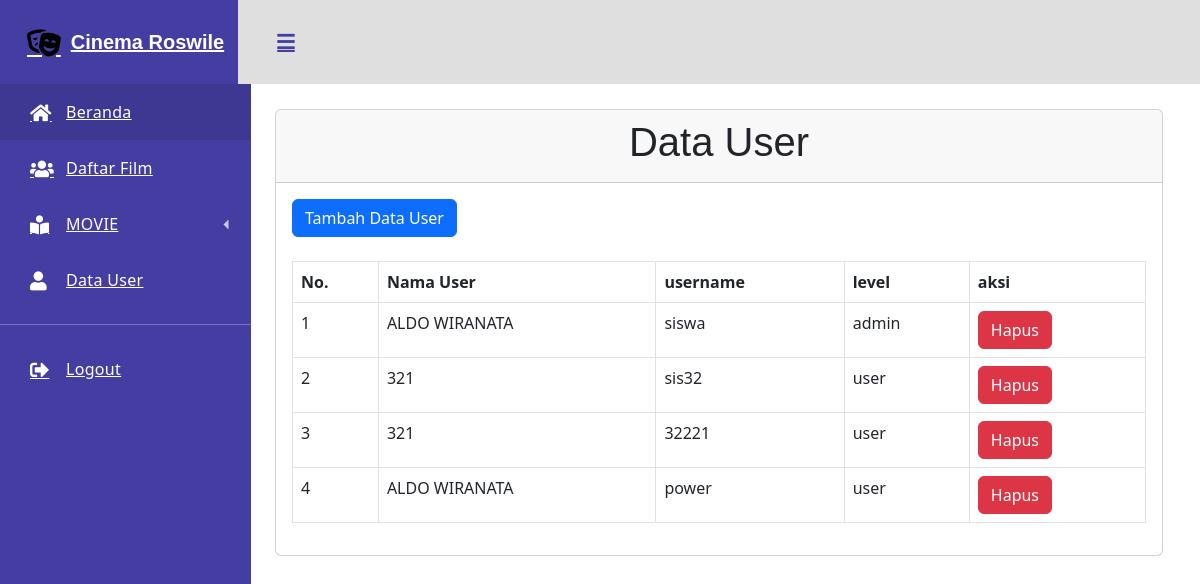
Screenshot of /media.php?module=user (signed in) with the database file from the repository.
### tables this page shows
CREATE TABLE `muda_user` (
  `id` int(11) NOT NULL,
  `image` varchar(255) NOT NULL,
  `nama_user` varchar(50) DEFAULT NULL,
  `username` varchar(50) DEFAULT NULL,
  `password` varchar(255) DEFAULT NULL,
  `level` enum('admin','user') DEFAULT NULL,
  `is_active` int(2) DEFAULT NULL
);

### module/user/user-view.php (the view, shortened to what this page needs)
<div class='card'>
                    <div class='card-header'>
                        <h1>Data User</h1>
                    </div>
                    <div class='card-body'>
                        <button type="button" class="btn btn-primary mb-4" data-bs-toggle="modal" data-bs-target="#userModal">
      Tambah Data User
    </button>
    <table class="table table-bordered">
      <thead>
        <th>No.</th>
        <th>Nama User</th>
        <th>username</th>
        <th>level</th>
        <th>aksi</th>
      </thead>
      <tbody>
      <?php
                $no = 1;
                $query = "SELECT * FROM muda_user";
                $conn = mysqli_query($connection, $query);
                while ($data = mysqli_fetch_array($conn)) {
                ?>
                <tr>
                  <td><?=$no;?></td>
                  <td><?=$data['nama_user'];?></td>
                  <td><?=$data['username'];?></td>
                  <td><?=$data['level'];?></td>
                <td>
                  <a href=""class="btn btn-danger">Hapus</a>
                </td>
               </tr>
               <?php
               $no++;
               }
               ?>
      </tbody>
    </table>
        </div>
    </div>

### media.php (shortened to what this page needs)
<!DOCTYPE html>
<html lang="en" >
<head>
  <link rel='stylesheet' href='https://cdnjs.cloudflare.com/ajax/libs/font-awesome/5.15.0/css/all.min.css'>
  <link rel="stylesheet" href="asset/style.css">
  <link rel="stylesheet" href="asset/css/bootstrap.min.css">
</head>
<body>
<?php include "template/navbar.php"; ?>
    <div class='dashboard-app'>
        <header class='dashboard-toolbar'><a href="#!" class="menu-toggle"><i class="fas fa-bars"></i></a></header>
        <div class='dashboard-content'>
            <div class='container'>
<?php include "content.php"; ?>
        </div>
    </div>
</div>
</body>
</html>

### template/navbar.php (shortened to what this page needs)
<div class="dashboard-nav">
        <header>
        <a href="#"
        class="brand-logo">
        <i class="fas fa-theater-masks fa-spin" style="color: #000000;"></i>
        <span>Cinema Roswile
        </span>
        </a>
        </header>
        <nav class="dashboard-nav-list">
            <a href="?module=home" class="dashboard-nav-item active"><i class="fas fa-home"></i>Beranda</a>
            <a href="?module=siswa" class="dashboard-nav-item"><i class="fas fa-users"></i> Daftar Film</a>
            <div class='dashboard-nav-dropdown'>
            <a href="#!" class="dashboard-nav-item dashboard-nav-dropdown-toggle">
            <i class="fas fa-book-reader"></i> MOVIE</a>
                    <a href="?module=user" class="dashboard-nav-item"><i class="fas fa-user"></i>
                       Data User </a>
                        <div class="nav-item-divider"></div>
                   <a href="#" class="dashboard-nav-item"><i class="fas fa-sign-out-alt"></i> Logout </a>
            </div>
        </nav>
    </div>

### content.php
<?php $module = !empty($_GET['module']) ? $_GET['module'] : ''?>
<?php if ($module == '' or $module == 'home') : ?>
<div class='card'>
                    <div class='card-header'>
                        <h1>Selamat datang di sistem informasi cinema roswile</h1>
                    </div>
                    <div class='card-body'>
                        <p>Your account type is: Administrator</p>
                        <p>Silahkan akses menu untuk menggunakan aplikasi</p>
                    </div>
                </div>
<?php
                elseif($module == 'siswa'):
                include "module/siswa/siswa-view.php";
                elseif ($module == 'edit-siswa'):
                include "module/siswa/siswa-update.php";
                elseif ($module == 'user'):
                include "module/user/user-view.php";
                 elseif ($module == 'buku'):
                    include "module/buku/buku-view.php";
                    elseif ($module == 'edit-buku'):
                        include "module/buku/buku-update.php";
endif;
?>

### rows the page displays
muda_user: nama_user "ALDO WIRANATA", username "siswa", level "admin"
muda_user: nama_user "321", username "sis32", level "user"
muda_user: nama_user "321", username "32221", level "user"
muda_user: nama_user "ALDO WIRANATA", username "power", level "user"
